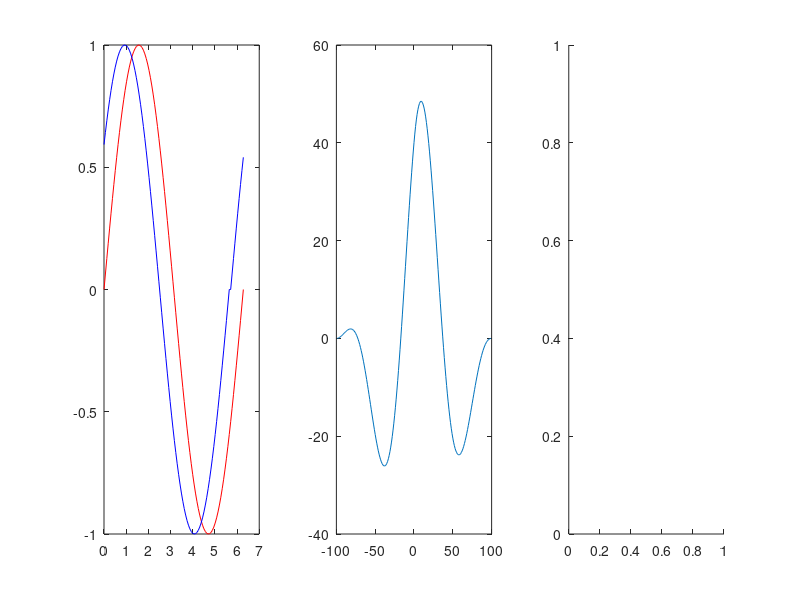

The MATLAB source for this figure: (Note: this script raises an error after producing the figure.)
x=linspace(0,2*pi,100);
y=sin(x);
subplot(1,3,1);
plot(x,y,'r');
hold on;
% y2=sin(x+0.25*pi);% y2 is leading by 25 samples or value of 3.14/4=0.78 seconds
y2=circshift(y,-10);% blue is leading by 10 samples
plot(x,y2,'b');


[r,lags]=xcorr(y,y2);
subplot(1,3,2);
plot(lags,r);

subplot(1,3,3)
[pks,locs] = findpeaks(r,lags,'MinPeakProminence',40,'Annotate','extents');
findpeaks(r,lags,'MinPeakProminence',40,'Annotate','extents');
hold off;

%%
n = 0:15;
x = 0.84.^n;
plot(x,'r');hold on;
y = circshift(x,5);
plot(y,'b');hold off;
[c,lags] = xcorr(x,y);
stem(lags,c)



  N = 16;
  n = 0:N-1;
  a = 0.92;
  b = 0.92;
  xa = a.^n;
  xb = b.^(n+1);
  [r,lags] = xcorr(xa,xb);
  stem(lags,r)